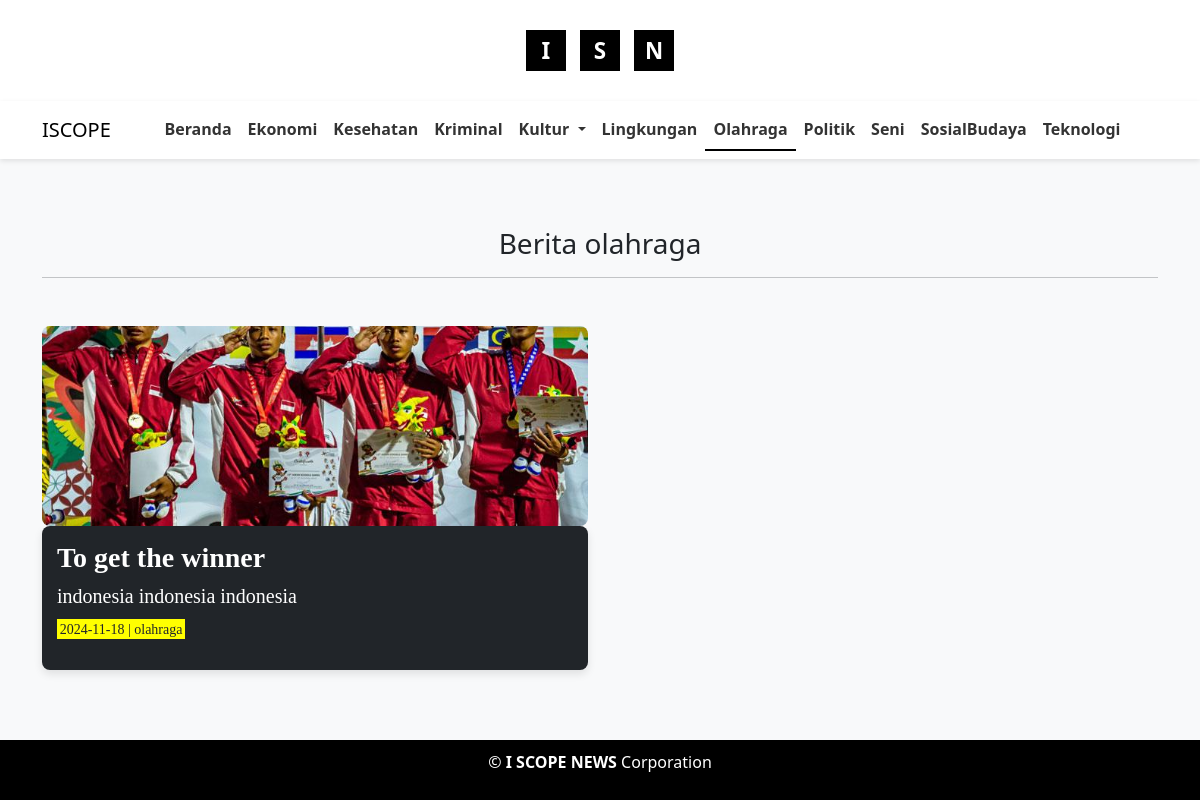
The app's page /?page=olahraga with its own data.
### tables this page shows
CREATE TABLE `olahraga` (
  `id` int NOT NULL,
  `tgl` date NOT NULL,
  `judul` varchar(255) NOT NULL,
  `subjudul` varchar(255) NOT NULL DEFAULT '',
  `img` varchar(255) NOT NULL,
  `text` longtext NOT NULL,
  `jenis` varchar(50) NOT NULL
);

### olahraga.php (the view, shortened to what this page needs)
<!DOCTYPE html>
<html lang="en">
<head>
    <link href="https://stackpath.bootstrapcdn.com/bootstrap/4.5.2/css/bootstrap.min.css" rel="stylesheet">
    <link href="https://cdn.jsdelivr.net/npm/bootstrap@5.3.3/dist/css/bootstrap.min.css" rel="stylesheet">
    <link href="https://cdnjs.cloudflare.com/ajax/libs/font-awesome/6.6.0/css/all.min.css" rel="stylesheet" />
    <link href="https://cdn.jsdelivr.net/npm/bootstrap@5.3.0-alpha1/dist/css/bootstrap.min.css" rel="stylesheet">
</head>
<body>
    <div class="container mt-5">
        <div class="text-center mb-5">
            <h3>Berita olahraga</h3>
            <hr>
        </div>
        <div class="row">
            <?php
            include 'koneksi.php';
            $sql = mysqli_query($koneksi, "SELECT * FROM olahraga ORDER BY tgl DESC");
            while ($data = mysqli_fetch_array($sql)) {
            ?>
                <div class="col-lg-6 col-md-12 mb-4">
                    <div class="team-item">
                        <img src="admin/olahraga/<?php echo htmlspecialchars($data['img']); ?>" alt="Berita olahraga">
                        <div class="content bg-dark">
                            <a href="olahraga_lengkap.php?id=<?php echo $data['id']; ?>">
                                <h3><b><?php echo htmlspecialchars($data['judul']); ?></b></h3>
                                <h5><?php echo htmlspecialchars($data['subjudul']); ?></h5>
                                <p><mark><?php echo $data['tgl']; ?> | <?php echo htmlspecialchars($data['jenis']); ?></mark></p>
                            </a>
                        </div>
                    </div>
                </div>
            <?php } ?>
        </div>
    </div>
</body>
</html>

### index.php (style rules this page uses)
body { margin: 0; font-family: 'Roboto', sans-serif; display: flex; flex-direction: column; min-height: 100vh; background-color: #ffffff; color: #333333; }
mark { background-color: yellow; }

### olahraga.php (style rules this page uses)
body { background-color: #f8f9fa; }
.team-item img { width: 100%; height: 200px; object-fit: cover; border-radius: 8px; }
.row { display: flex; flex-wrap: wrap; }
.team-item { display: flex; flex-direction: column; justify-content: space-between; height: 100%; }
.content { padding: 15px; border-radius: 8px; box-shadow: 0 4px 8px rgba(0, 0, 0, 0.1); margin-bottom: 20px; font-family: 'Times New Roman', Times, serif; display: flex; flex-direction: column; height: 100%; }
.content h3, .content h5 { margin: 0 0 10px; color: white; word-wrap: break-word; overflow-wrap: break-word; white-space: normal; }
.content p { font-size: 14px; color: white; }
.content a { text-decoration: none; color: white; }
mark { background: yellow; }

### records on screen
olahraga: img (picture), judul "To get the winner", subjudul "indonesia indonesia indonesia", tgl "2024-11-18", jenis "olahraga"
